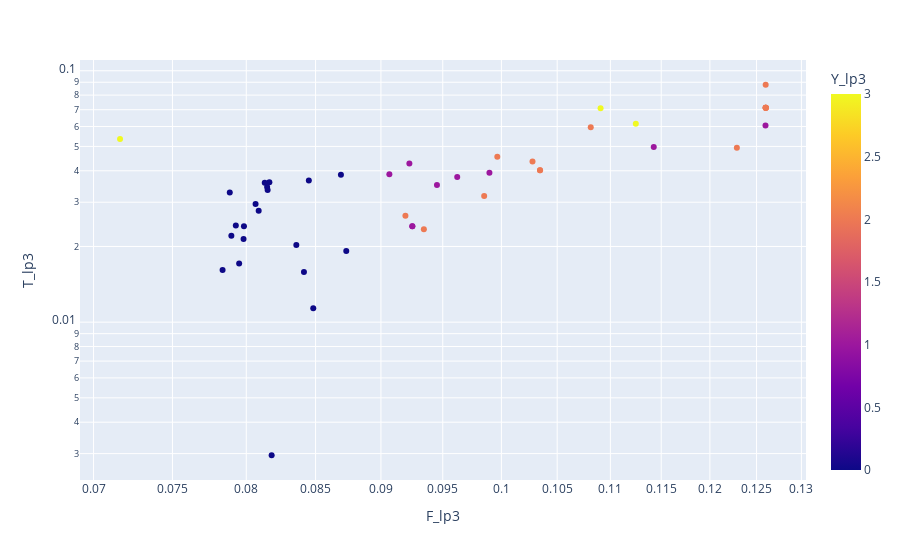

The code cell stored with this chart in its notebook:
### Code cell
plty.scatter(X_lp3_df, x = "F_lp3", y = "T_lp3", color="Y_lp3", log_x=True, log_y=True)

### Figure 1 — Plotly figure (JSON) as saved in the notebook; plotly's stock layout.template omitted (floating-point values rounded to 4 significant figures)
{"data": [{"hovertemplate": "F_lp3=%{x}<br>T_lp3=%{y}<br>Y_lp3=%{marker.color}<extra></extra>", "legendgroup": "", "marker": {"color": [0, 0, 0, 0, 0, 0, 0, 0, 0, 0, 0, 0, 0, 0, 0, 0, 0, 0, 0, 0, 2, 2, 1, 2, 1, 1, 1, 1, 1, 2, 1, 2, 2, 2, 2, 3, 2, 2, 2, 2, 2, 3, 2, 3, 1, 1, 2], "coloraxis": "coloraxis", "symbol": "circle"}, "mode": "markers", "name": "", "orientation": "v", "showlegend": false, "type": "scatter", "x": [0.0818, 0.08414, 0.0795, 0.08731, 0.07981, 0.07984, 0.08087, 0.07886, 0.08147, 0.0845, 0.08691, 0.08483, 0.07836, 0.08358, 0.07927, 0.07896, 0.08066, 0.08151, 0.08163, 0.0813, 0.126, 0.126, 0.126, 0.126, 0.1143, 0.09452, 0.09227, 0.09067, 0.09621, 0.09195, 0.09896, 0.1034, 0.1034, 0.126, 0.126, 0.07164, 0.0985, 0.09964, 0.1028, 0.1229, 0.126, 0.1091, 0.09344, 0.1125, 0.09251, 0.09251, 0.1081], "xaxis": "x", "y": [0.002955, 0.01581, 0.01712, 0.01917, 0.0214, 0.02405, 0.02775, 0.03279, 0.03447, 0.03661, 0.03855, 0.01135, 0.01612, 0.02025, 0.02422, 0.02204, 0.02953, 0.03358, 0.036, 0.03586, 0.0713, 0.0713, 0.06063, 0.07134, 0.0498, 0.03511, 0.04276, 0.03875, 0.03779, 0.02652, 0.03926, 0.04024, 0.04024, 0.0713, 0.0713, 0.05351, 0.03174, 0.04545, 0.0436, 0.04943, 0.08797, 0.07087, 0.0234, 0.06157, 0.02404, 0.02404, 0.05959], "yaxis": "y"}], "layout": {"coloraxis": {"colorbar": {"title": {"text": "Y_lp3"}}, "colorscale": [[0, "#0d0887"], [0.1111, "#46039f"], [0.2222, "#7201a8"], [0.3333, "#9c179e"], [0.4444, "#bd3786"], [0.5556, "#d8576b"], [0.6667, "#ed7953"], [0.7778, "#fb9f3a"], [0.8889, "#fdca26"], [1, "#f0f921"]]}, "legend": {"tracegroupgap": 0}, "margin": {"t": 60}, "xaxis": {"anchor": "y", "domain": [0, 1], "title": {"text": "F_lp3"}, "type": "log"}, "yaxis": {"anchor": "x", "domain": [0, 1], "title": {"text": "T_lp3"}, "type": "log"}}}
